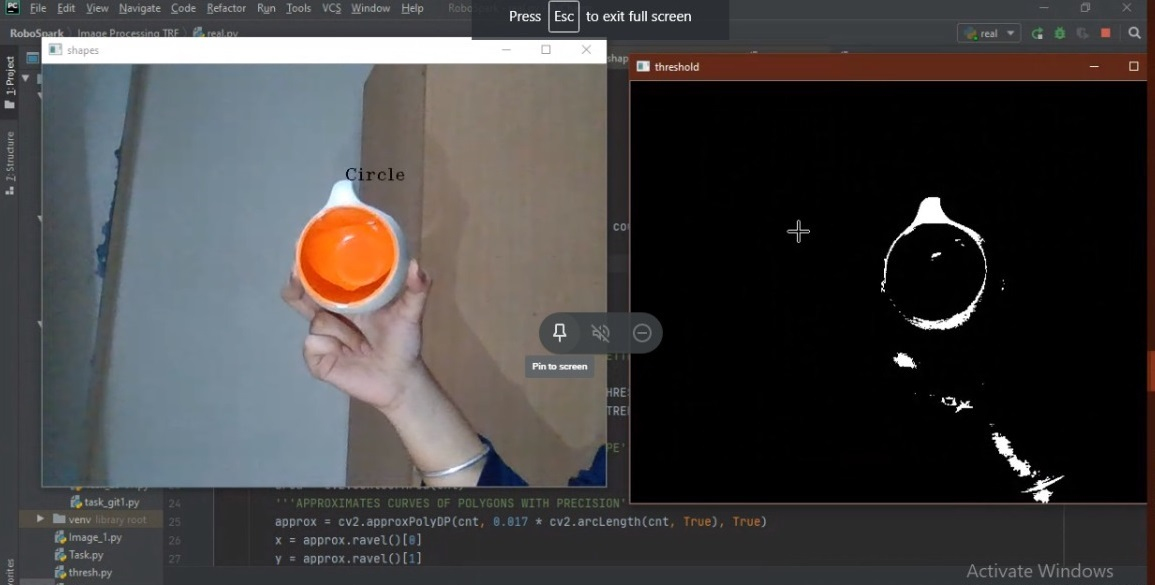
#> input picture Shape_Detection_real/shape_detection_video_op1.jpg, 1155 x 585 px, given in place of the camera
$ python shape_detection_video.py
#> lines starting #> are read from the running program, lines starting #| are printed output that depends on the picture; after the words box and inside, x2 and y2 are one past the last pixel; in counts of white or black regions, pixels touching at a corner belong together

'''shape detection using thresholding'''
import cv2

font = cv2.FONT_HERSHEY_COMPLEX_SMALL

'''COUNTING NUMBER OF SHAPES USING DICTIONARY'''
count = dict()

cap = cv2.VideoCapture(0)
while 1:

    count['triangle'], count['rectangle'], count['square'], count['pentagon'], count['circle'] = 0, 0, 0, 0, 0
    ret, img = cap.read()
#> img is the input picture: shape (585, 1155, 3); mean B, G, R 66.1, 65.9, 67.5
    frame = cv2.cvtColor(img, cv2.COLOR_RGB2GRAY)
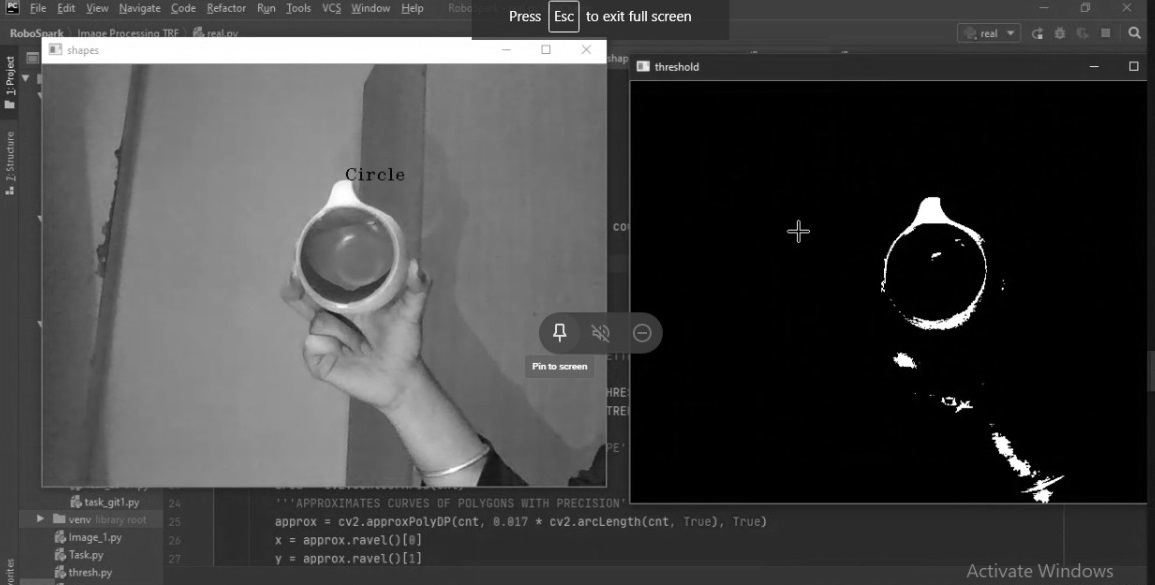
#> frame: shape (585, 1155); min 0, max 255, mean 66.1

    '''THRESHOLDING GIVES BINARY IMAGE WHICH PROVIDES BETTER ACCURACY IN CONTOURING.
    USED CONTOURS FOR DETECTING EDGES OF SHAPES. '''
    _, threshold = cv2.threshold(frame, 175, 255, cv2.THRESH_BINARY)
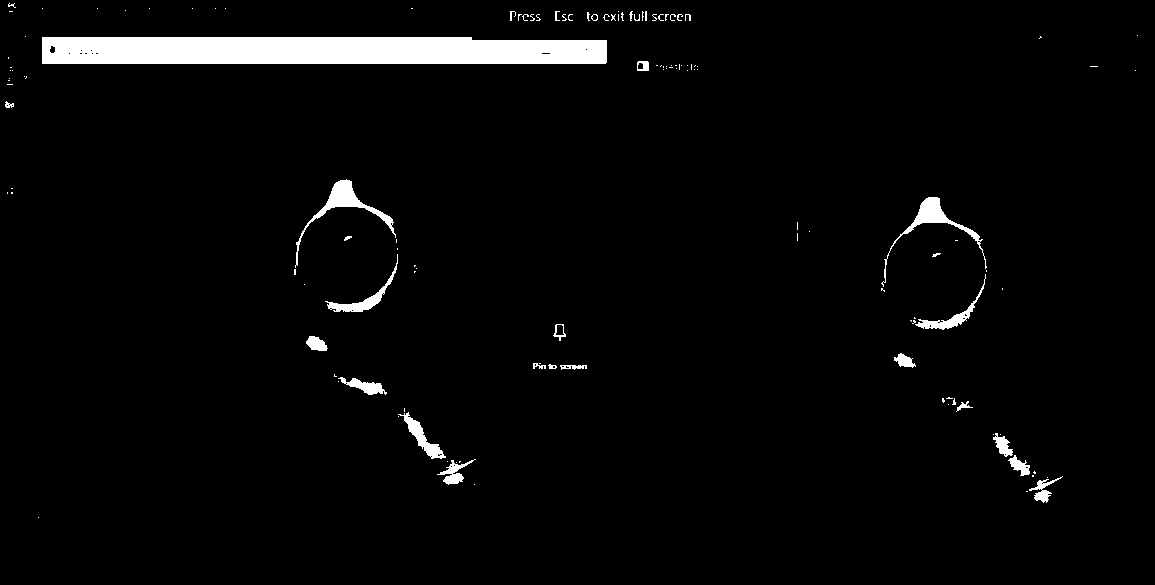
#> threshold: shape (585, 1155); 3.2% white; 130 white regions (101 under 20 px)
    contours, _ = cv2.findContours(threshold, cv2.RETR_TREE, cv2.CHAIN_APPROX_SIMPLE)
#> contours = 169 contours, 144 with area under 20; largest, box (x1, y1, x2, y2) and area: (42, 37, 607, 64) 14259, (295, 179, 396, 268) 964, (881, 197, 987, 287) 820, (398, 412, 446, 459) 508, (325, 254, 398, 312) 506

    '''PLOTTING EACH CONTOUR AND DETERMINING OBJECT SHAPE'''
    for cnt in contours:
        area = cv2.contourArea(cnt)
        '''APPROXIMATES CURVES OF POLYGONS WITH PRECISION'''
        approx = cv2.approxPolyDP(cnt, 0.017 * cv2.arcLength(cnt, True), True)
        x = approx.ravel()[0]
        y = approx.ravel()[1]
        if area > 800:
            cv2.drawContours(frame, [approx], 0, (0, 0, 0), 3)
            '''CONDITIONS FOR DETERMINING SPECIFIC SHAPES'''
            if len(approx) == 3:
                cv2.putText(img, "Triangle", (x, y), font, 1, 0)
                count['triangle'] += 1
            elif len(approx) == 4:
                x1, y1, w, h = cv2.boundingRect(approx)
                aspectRatio = float(w) / h
                '''DEFERENTIATED BETWEEN RECTANGLE AND SQUARE USING ASPECT RATIO PROPERTY'''
                if 0.95 <= aspectRatio <= 1.7:
                    cv2.putText(img, "Square", (x, y), font, 1, 0)
                    count['square'] += 1
                else:
                    cv2.putText(img, "Rectangle", (x, y), font, 1, 0)
                    count['rectangle'] += 1
            elif len(approx) == 5:
                cv2.putText(img, "Pentagon", (x, y), font, 1, 0)
                count['pentagon'] += 1
            elif 6 < len(approx) < 20:
                cv2.putText(img, "Circle", (x, y), font, 1, 0)
                count['circle'] += 1
            else:
                cv2.putText(img, "Polygon", (0, 0), font, 1, 0)
#> this loop made 169 passes
#> (area, x, y, x1, y1, w, h, aspectRatio) on pass 120: (14259, 42, 37, 42, 37, 565, 27, 20.93)
#> (area, x, y) on passes 5, 12, 15, 19, 23, 29: (209.5, 1062, 476), (275.5, 475, 459), (187, 1008, 460), (203, 995, 433), (508, 398, 414), (39.5, 972, 407)
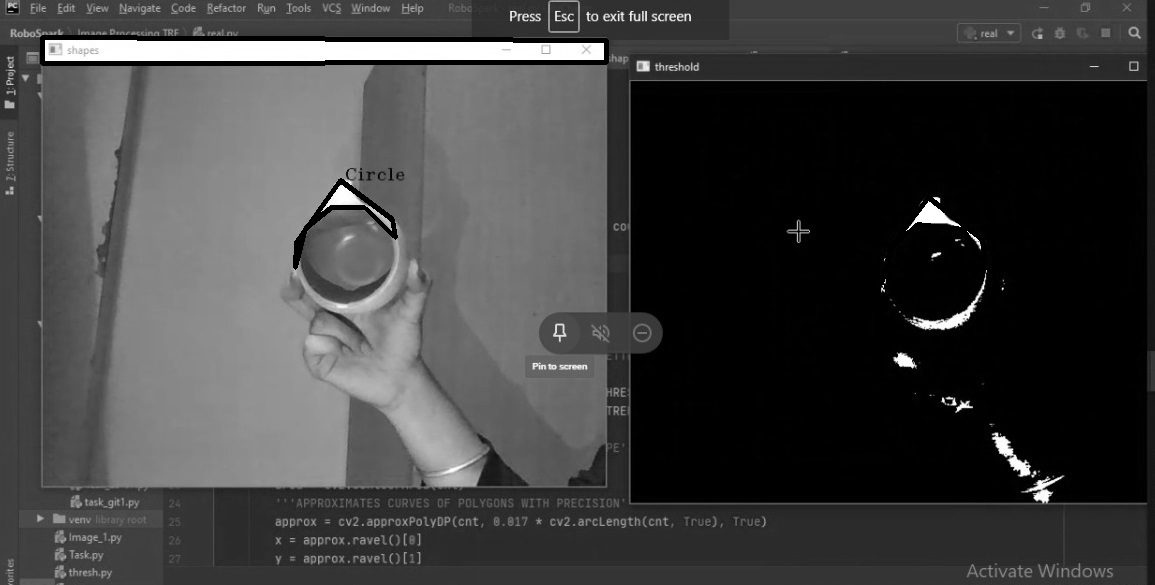
#> frame: shape (585, 1155); 1.28% of pixels changed, all inside (x1, y1, x2, y2) = (40, 35, 988, 286)
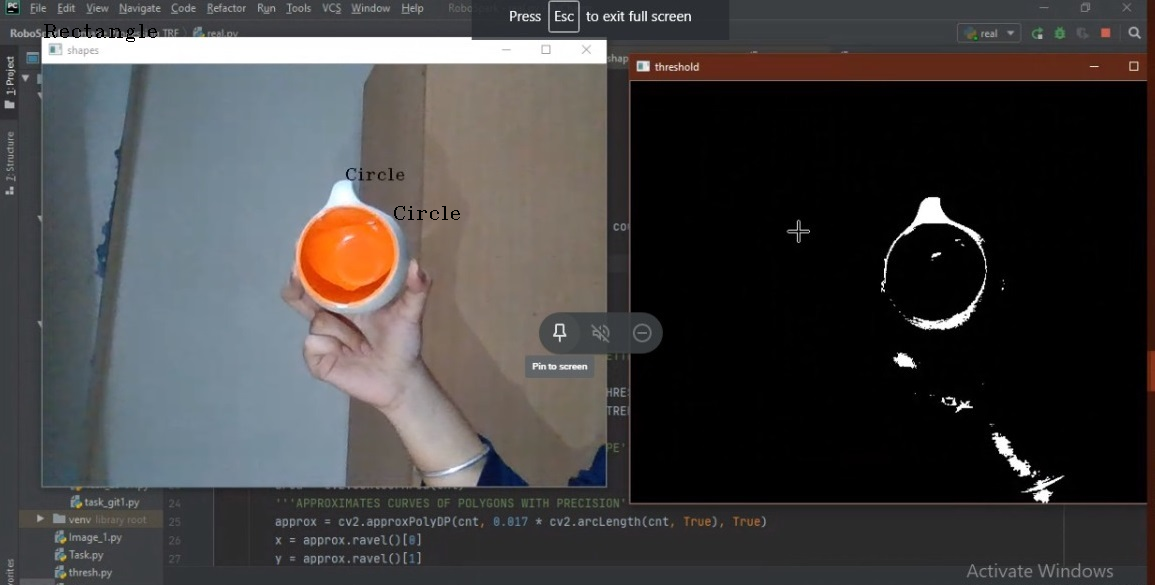
#> img: shape (585, 1155, 3); 0.09% of pixels changed, all inside (x1, y1, x2, y2) = (44, 24, 1029, 240)
#> after the loop, count = {'triangle': 0, 'rectangle': 1, 'square': 0, 'pentagon': 0, 'circle': 2}

    cv2.imshow("shapes", img)
    cv2.imshow("threshold", threshold)
    k = cv2.waitKey(1)
#> (key Esc is pressed here)
    if k == 32:
        break

    print("Count for shapes : ")
    print("Triangle : ", count['triangle'])
#| Triangle :  0
    print("Square : ", count['square'])
#| Square :  0
    print("Rectangle : ", count['rectangle'])
#| Rectangle :  1
    print("Pentagon : ", count['pentagon'])
#| Pentagon :  0
    print("Circle : ", count['circle'])
#| Circle :  2

cap.release()
cv2.destroyAllWindows()

$ run again, on Shape_Detection_real/shape_detection_video_op2.jpg
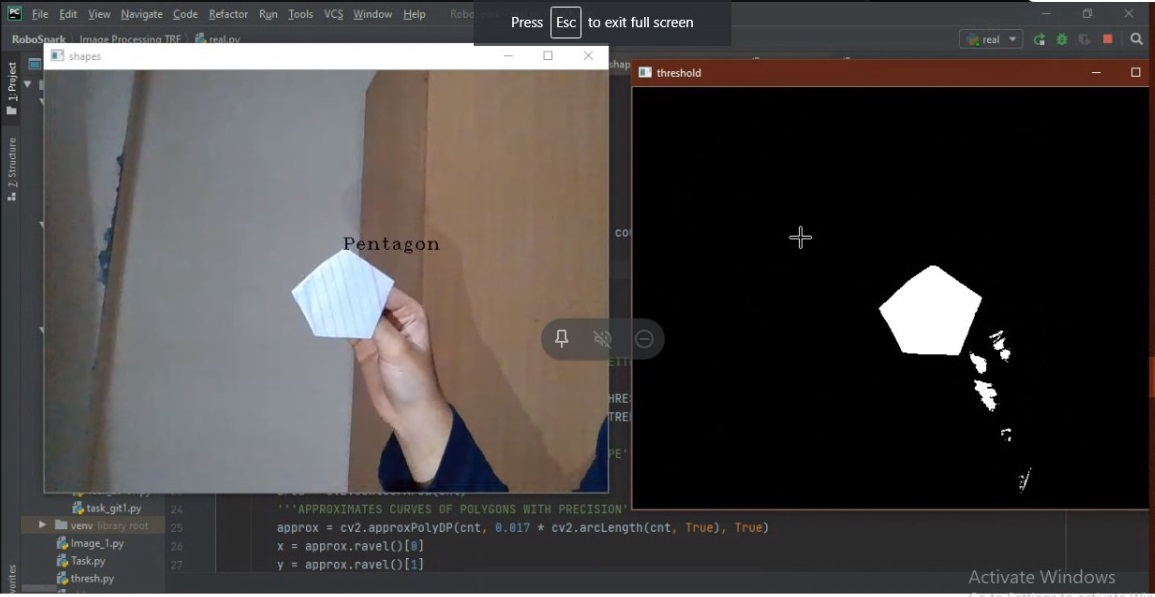
#> input picture Shape_Detection_real/shape_detection_video_op2.jpg, 1155 x 597 px, given in place of the camera
#> img is the input picture: shape (597, 1155, 3); mean B, G, R 66.1, 67.2, 70.9
#> `_, threshold = cv2.threshold(frame, 175, 255, cv2.THRESH_BINARY)`:
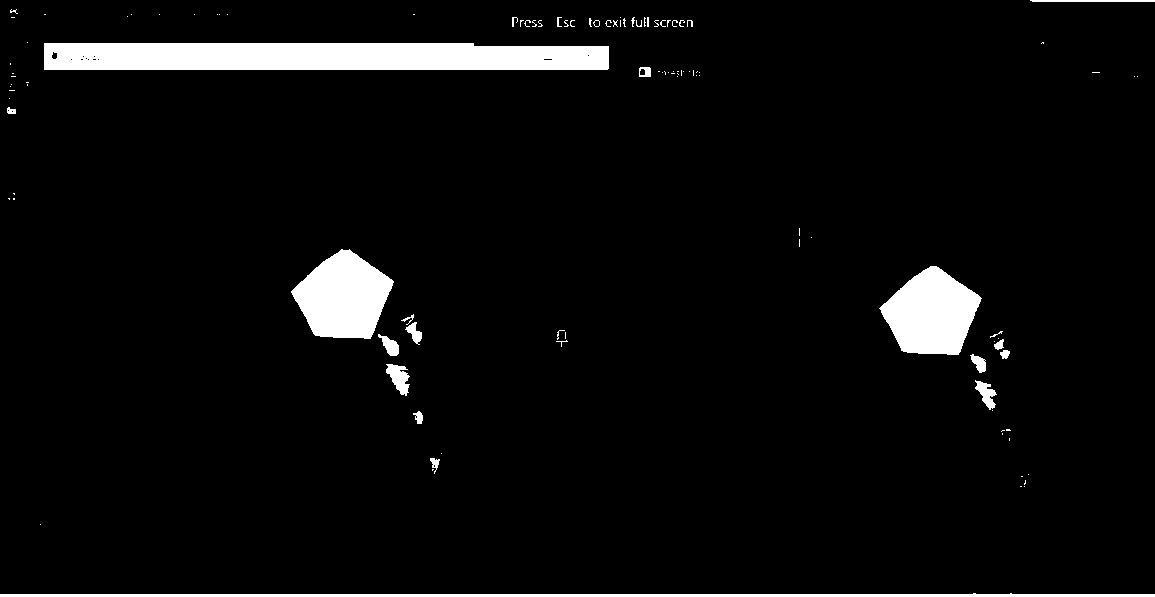
#> threshold: shape (597, 1155); 4.8% white; 109 white regions (86 under 20 px)
#> contours = 127 contours, 107 with area under 20; largest, box (x1, y1, x2, y2) and area: (44, 43, 609, 70) 14259, (291, 249, 394, 339) 6060, (879, 266, 982, 355) 5959, (0, 593, 1155, 597) 2313, (386, 364, 410, 396) 388
#> the loop `for cnt in contours:` made 127 passes
#> (area, x, y, x1, y1, w, h, aspectRatio) on pass 76: (14259, 44, 43, 44, 43, 565, 27, 20.93)
#> after the loop `for cnt in contours:`:
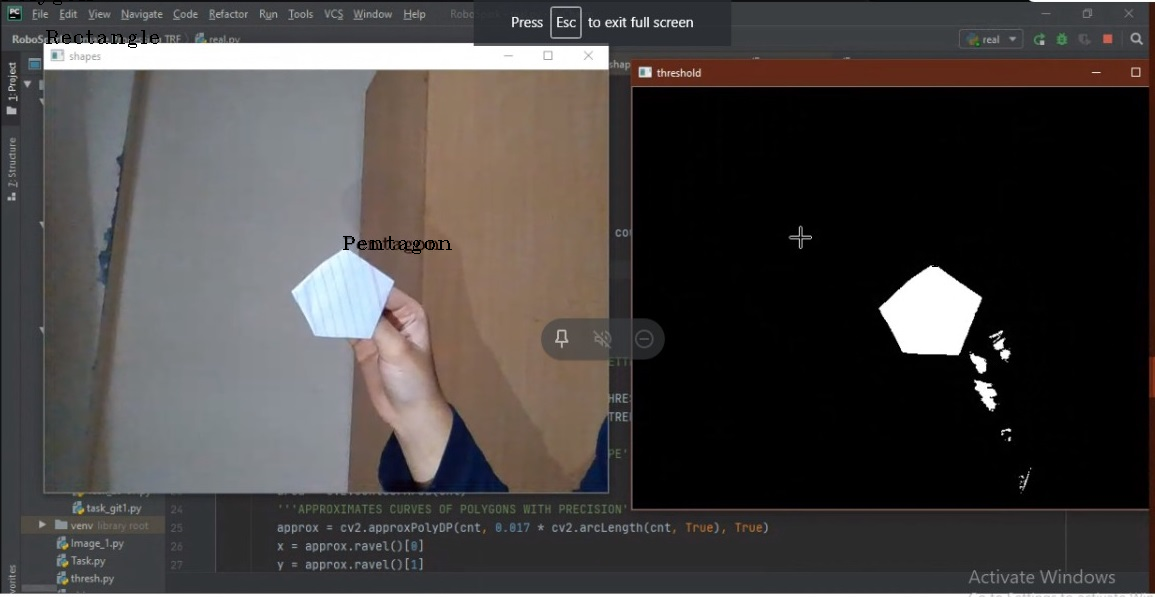
#> img: shape (597, 1155, 3); 0.14% of pixels changed, all inside (x1, y1, x2, y2) = (2, 0, 1023, 271)
#> after the loop `for cnt in contours:`: count = {'triangle': 0, 'rectangle': 1, 'square': 0, 'pentagon': 2, 'circle': 0}
#| Triangle :  0
#| Square :  0
#| Rectangle :  1
#| Pentagon :  2
#| Circle :  0

$ run again, on Shape_Detection_real/shape_detection_video_op3.jpg
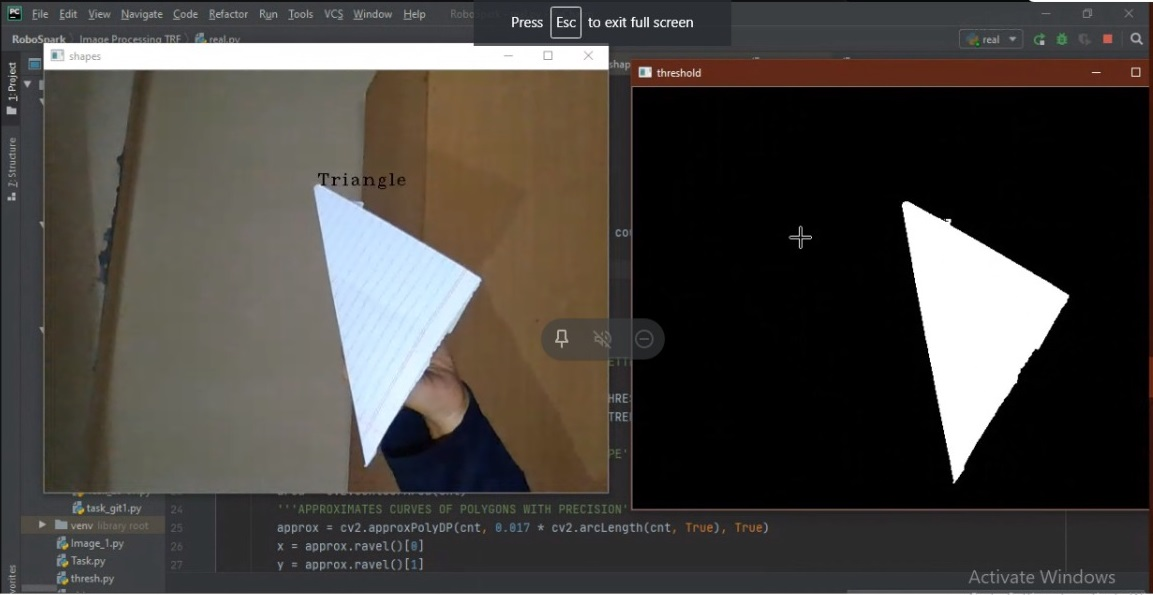
#> input picture Shape_Detection_real/shape_detection_video_op3.jpg, 1153 x 595 px, given in place of the camera
#> img is the input picture: shape (595, 1153, 3); mean B, G, R 63, 66.9, 70.5
#> `_, threshold = cv2.threshold(frame, 175, 255, cv2.THRESH_BINARY)`:
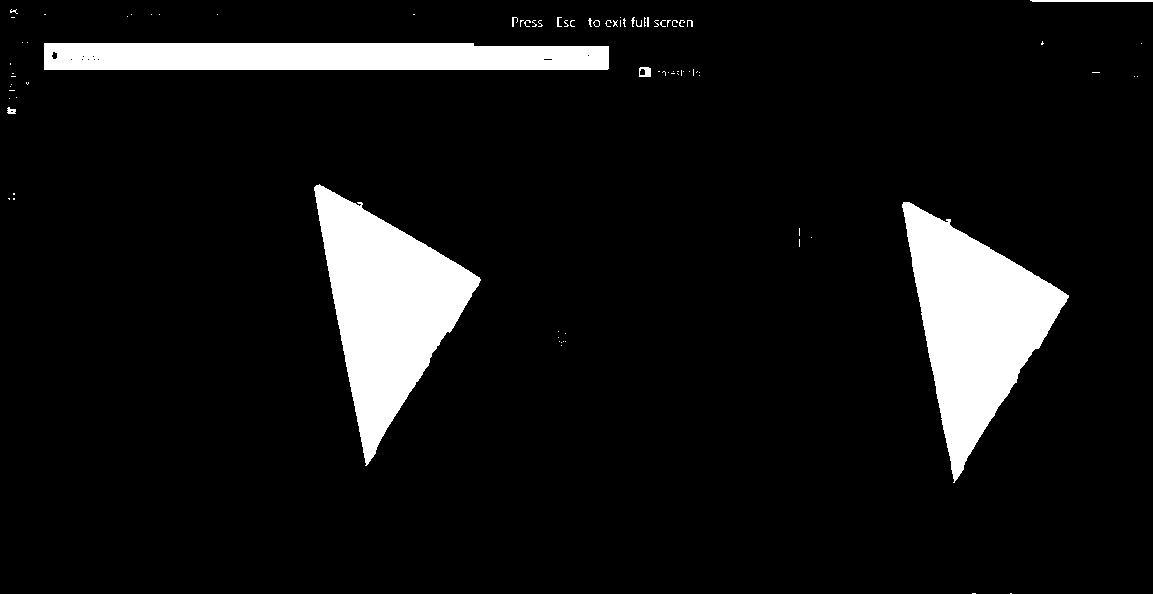
#> threshold: shape (595, 1153); 8.8% white; 85 white regions (72 under 20 px)
#> contours = 98 contours, 88 with area under 20; largest, box (x1, y1, x2, y2) and area: (314, 184, 481, 466) 21493, (902, 202, 1069, 483) 21336, (44, 43, 609, 70) 14259, (1030, 0, 1153, 2) 120, (639, 67, 651, 77) 97
#> the loop `for cnt in contours:` made 98 passes
#> (area, approx, x, y, x1, y1, w, h) on pass 49: (14259, [[44, 43], [44, 69], [608, 68], [608, 46]], 44, 43, 44, 43, 565, 27)
#> after the loop `for cnt in contours:`:
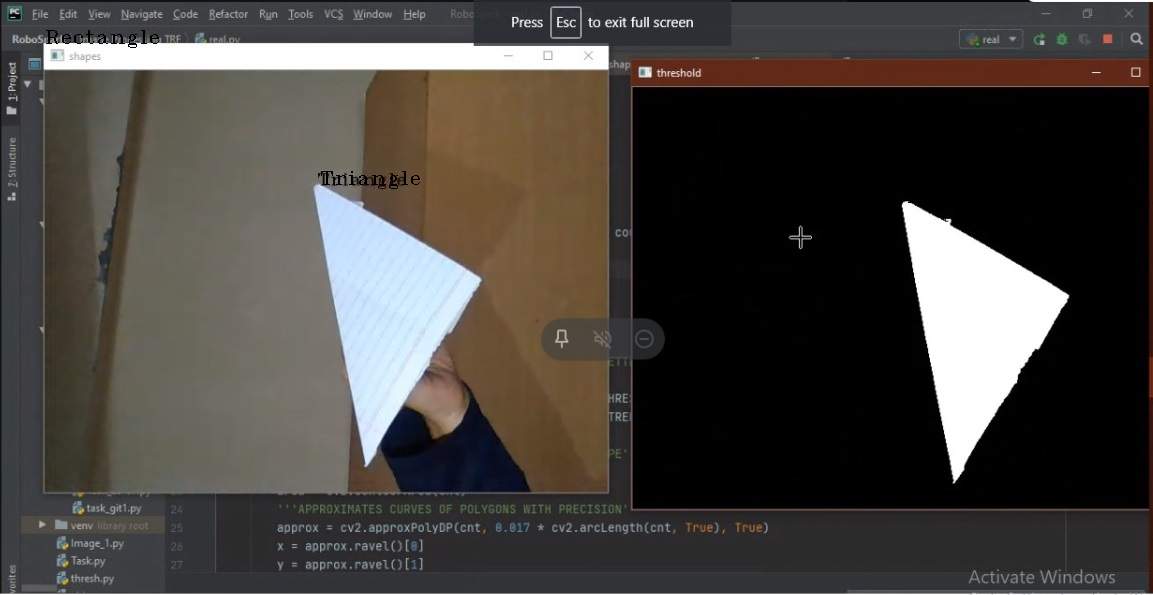
#> img: shape (595, 1153, 3); 0.11% of pixels changed, all inside (x1, y1, x2, y2) = (46, 30, 1003, 203)
#> after the loop `for cnt in contours:`: count = {'triangle': 2, 'rectangle': 1, 'square': 0, 'pentagon': 0, 'circle': 0}
#| Triangle :  2
#| Square :  0
#| Rectangle :  1
#| Pentagon :  0
#| Circle :  0
